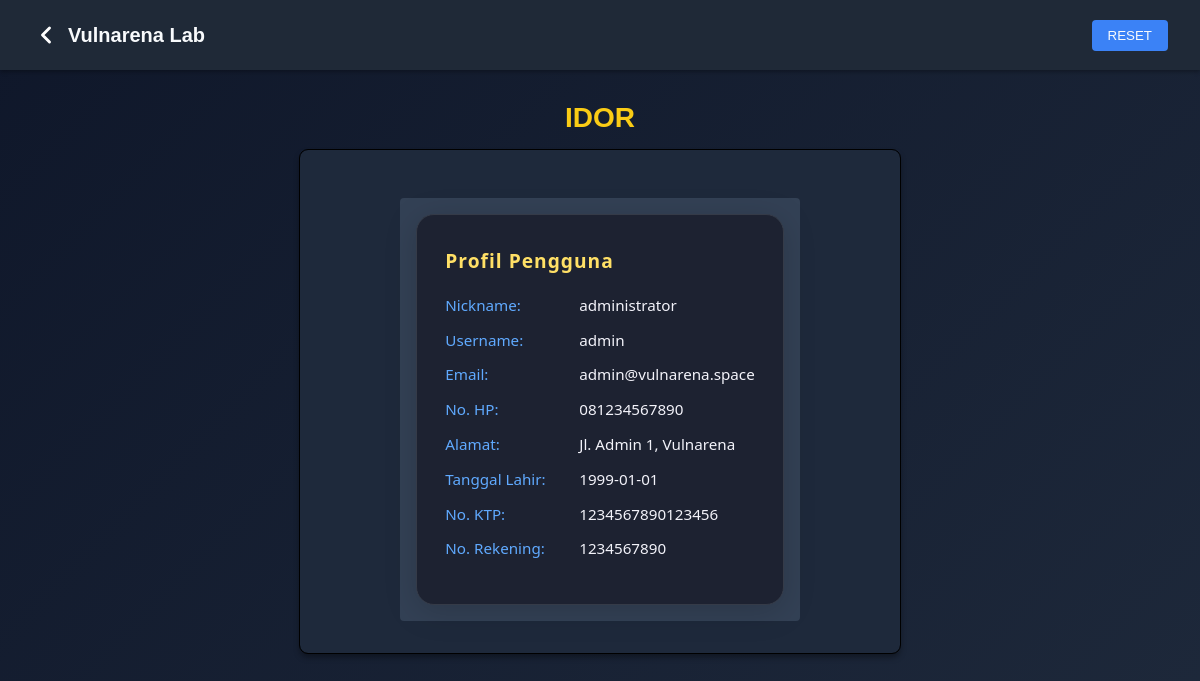
Page /lab-idor.php?id=1 (signed in) on the committed database.
### tables this page shows
CREATE TABLE `user_info` (
  `id` int NOT NULL,
  `user_id` int NOT NULL,
  `email` varchar(100) DEFAULT NULL,
  `phone` varchar(20) DEFAULT NULL,
  `address` varchar(255) DEFAULT NULL,
  `birthdate` date DEFAULT NULL,
  `ktp` varchar(20) DEFAULT NULL,
  `rekening` varchar(30) DEFAULT NULL
);

CREATE TABLE `users` (
  `user_id` int NOT NULL,
  `username` varchar(255) NOT NULL,
  `password` varchar(255) NOT NULL,
  `isadmin` int NOT NULL,
  `nickname` varchar(255) NOT NULL
);

### lab-idor.php (the view, shortened to what this page needs)
<?php
require(__DIR__ . "/backend/conn.php");
?>
<!DOCTYPE html>
<html lang="en">
<head>
<link rel="stylesheet" href="/style/main.css?b=6">
<link rel="stylesheet" href="/style/idor.css?b=16">
</head>
<body>
<nav class="navbar">
    <h1>
        <a href="/menu.php" style="display: flex; align-items: center; gap: 8px; color: #f8fafc; text-decoration: none; animation: outlineRGB 3s infinite linear;">
            <svg width="28" height="28" viewBox="0 0 24 24" fill="none" stroke="#fff" stroke-width="2.5" stroke-linecap="round" stroke-linejoin="round">
                <polyline points="15 18 9 12 15 6"></polyline>
            </svg>
            Vulnarena Lab
        </a>
    </h1>
    <form method="GET" action="/lab-idor.php" style="margin: 0;">
        <button type="submit" class="reset-btn">RESET</button>
    </form>
</nav>
<h2 class="page-title">IDOR</h2>
<div class="container">
    <div class="content">
        <?php
            if(isset($_GET['id'])){
                $id = $_GET['id'];
                $query ="SELECT users.username, users.nickname, user_info.email, user_info.phone, user_info.address, user_info.birthdate, user_info.ktp, user_info.rekening
                        FROM users
                        LEFT JOIN user_info ON users.user_id = user_info.user_id
                        WHERE users.user_id = '$id';
                        ";
                $result = $db->query($query);
                if($result->num_rows > 0){
    $row = $result->fetch_assoc();
    echo '
<div class="profile-card">
  <h3>Profil Pengguna</h3>
  <div class="profile-row"><span class="profile-label">Nickname:</span> ' . htmlspecialchars($row['nickname']) . '</div>
  <div class="profile-row"><span class="profile-label">Username:</span> ' . htmlspecialchars($row['username']) . '</div>
  <div class="profile-row"><span class="profile-label">Email:</span> ' . htmlspecialchars($row['email']) . '</div>
  <div class="profile-row"><span class="profile-label">No. HP:</span> ' . htmlspecialchars($row['phone']) . '</div>
  <div class="profile-row"><span class="profile-label">Alamat:</span> ' . htmlspecialchars($row['address']) . '</div>
  <div class="profile-row"><span class="profile-label">Tanggal Lahir:</span> ' . htmlspecialchars($row['birthdate']) . '</div>
  <div class="profile-row"><span class="profile-label">No. KTP:</span> ' . htmlspecialchars($row['ktp']) . '</div>
  <div class="profile-row"><span class="profile-label">No. Rekening:</span> ' . htmlspecialchars($row['rekening']) . '</div>
</div>
';
    exit;
}
 else {
                    echo "<p>ID tidak ditemukan.</p>";
                    exit;
                }
            } else {
                echo "<p>Parameter ID tidak boleh kosong.</p>";
                exit;
            }
        ?>

### style/main.css (style rules this page uses)
* { margin: 0; padding: 0; box-sizing: border-box; }
html, body { width: 100%; height: 100%; overflow: hidden; }
body { font-family: Arial, sans-serif; background: linear-gradient(135deg, #0f172a, #1e293b); color: #f8fafc; margin: 0; height: 100%; min-height: 100vh; overflow-y: auto; }
.navbar { width: 100vw; height: 70px; display: flex; align-items: center; padding-left: 10px; padding-right: 10px; background-color: aqua; }
.navbar { background-color: #1f2937; padding: 1rem 2rem; display: flex; justify-content: space-between; align-items: center; box-shadow: 0 2px 4px rgba(0,0,0,0.3); }
.navbar a { color: #f8fafc; text-decoration: none; position: relative; animation: outlineRGB 3s infinite linear; }
.navbar h1 { margin: 0; font-size: 1.25rem; }
.navbar a { color: #f8fafc; text-decoration: none; font-weight: bold; }
.page-title { text-align: center; color: #facc15; font-size: 1.75rem; margin-top: 2rem; }
.reset-btn { background-color: #3b82f6; color: #f8fafc; border: none; padding: 0.5rem 1rem; border-radius: 0.25rem; cursor: pointer; transition: background-color 0.3s; }
.container { flex: 1; display: flex; padding: 5px; align-items: center; justify-content: center; width: 100%; outline: solid black 1px; }

### style/idor.css (style rules this page uses)
.container { max-width: 600px; margin: 1rem auto; background-color: #1e293b; padding: 2rem; border-radius: 0.5rem; box-shadow: 0 4px 6px rgba(0,0,0,0.4); }
.content { margin-top: 1rem; background-color: #334155; padding: 1rem; border-radius: 0.25rem; font-size: 0.95rem; line-height: 1.5; }
.profile-card { background: rgba(28,34,48,0.97); border-radius: 18px; box-shadow: 0 6px 32px 0 rgba(0,0,0,0.17); padding: 32px 28px; max-width: 400px; margin: 0 auto; font-family: 'Segoe UI', Arial, sans-serif; color: #f3f3fa; border: 1.5px solid #353b48; }
.profile-card h3 { margin-top: 0; margin-bottom: 18px; font-size: 1.2rem; color: #ffe066; font-weight: bold; letter-spacing: 1px; }
.profile-row { margin-bottom: 12px; color: #f3f3fa; word-break: break-word; }
.profile-label { display: inline-block; min-width: 130px; font-weight: 500; color: #60aaff; }

### rows in the picture
user_info: user.nickname "administrator", user.username "admin", email "admin@vulnarena.space", phone "081234567890", address "Jl. Admin 1, Vulnarena", birthdate "1999-01-01", ktp "1234567890123456", rekening "1234567890"
